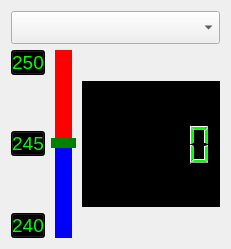
<?xml version="1.0" encoding="UTF-8"?>
<ui version="4.0">
 <class>temp_moniter_style1</class>
 <widget class="QWidget" name="temp_moniter_style1">
  <property name="geometry">
   <rect>
    <x>0</x>
    <y>0</y>
    <width>231</width>
    <height>249</height>
   </rect>
  </property>
  <property name="windowTitle">
   <string>Form</string>
  </property>
  <layout class="QGridLayout" name="gridLayout">
   <item row="2" column="0">
    <widget class="QPushButton" name="setting_btn">
     <property name="sizePolicy">
      <sizepolicy hsizetype="Maximum" vsizetype="Maximum">
       <horstretch>0</horstretch>
       <verstretch>0</verstretch>
      </sizepolicy>
     </property>
     <property name="font">
      <font>
       <pointsize>14</pointsize>
      </font>
     </property>
     <property name="styleSheet">
      <string notr="true">color :rgb(0, 255, 0);
background-color : rgb(0, 0, 0);
padding:0px;</string>
     </property>
     <property name="text">
      <string>245</string>
     </property>
    </widget>
   </item>
   <item row="3" column="0">
    <widget class="QPushButton" name="down_btn">
     <property name="font">
      <font>
       <pointsize>14</pointsize>
      </font>
     </property>
     <property name="styleSheet">
      <string notr="true">color :rgb(0, 255, 0);
background-color : rgb(0, 0, 0);
padding:0px;</string>
     </property>
     <property name="text">
      <string>240</string>
     </property>
    </widget>
   </item>
   <item row="0" column="0" colspan="3">
    <widget class="QComboBox" name="comboBox">
     <property name="font">
      <font>
       <pointsize>16</pointsize>
      </font>
     </property>
     <property name="editable">
      <bool>false</bool>
     </property>
    </widget>
   </item>
   <item row="1" column="0">
    <widget class="QPushButton" name="up_btn">
     <property name="sizePolicy">
      <sizepolicy hsizetype="Preferred" vsizetype="Preferred">
       <horstretch>0</horstretch>
       <verstretch>0</verstretch>
      </sizepolicy>
     </property>
     <property name="font">
      <font>
       <pointsize>14</pointsize>
      </font>
     </property>
     <property name="styleSheet">
      <string notr="true">color :rgb(0, 255, 0);
background-color : rgb(0, 0, 0);
padding:0px;</string>
     </property>
     <property name="text">
      <string>250</string>
     </property>
    </widget>
   </item>
   <item row="1" column="1" rowspan="3">
    <widget class="QSlider" name="tempSlider">
     <property name="enabled">
      <bool>false</bool>
     </property>
     <property name="sizePolicy">
      <sizepolicy hsizetype="Preferred" vsizetype="Preferred">
       <horstretch>0</horstretch>
       <verstretch>0</verstretch>
      </sizepolicy>
     </property>
     <property name="minimumSize">
      <size>
       <width>25</width>
       <height>0</height>
      </size>
     </property>
     <property name="styleSheet">
      <string notr="true">QSlider::groove:vertical {
    background: red;
    position: absolute; /* absolutely position 4px from the left and right of the widget. setting margins on the widget should work too... */
    left: 4px; right: 4px;
}
QSlider::handle:vertical {
    height: 10px;
    background: green;
    margin: 0 -4px; /* expand outside the groove */
}
QSlider::add-page:vertical {
    background: rgb(0, 0, 255);
}

QSlider::sub-page:vertical {
    background: rgb(255, 0, 0)
}</string>
     </property>
     <property name="value">
      <number>50</number>
     </property>
     <property name="orientation">
      <enum>Qt::Vertical</enum>
     </property>
    </widget>
   </item>
   <item row="2" column="2">
    <widget class="QLCDNumber" name="real_lcd_number">
     <property name="sizePolicy">
      <sizepolicy hsizetype="MinimumExpanding" vsizetype="MinimumExpanding">
       <horstretch>0</horstretch>
       <verstretch>0</verstretch>
      </sizepolicy>
     </property>
     <property name="styleSheet">
      <string notr="true">color :rgb(0, 255, 0);
background-color : rgb(0, 0, 0);</string>
     </property>
     <property name="smallDecimalPoint">
      <bool>true</bool>
     </property>
     <property name="digitCount">
      <number>5</number>
     </property>
     <property name="value" stdset="0">
      <double>0.000000000000000</double>
     </property>
     <property name="intValue" stdset="0">
      <number>0</number>
     </property>
    </widget>
   </item>
  </layout>
 </widget>
 <resources/>
 <connections/>
</ui>
